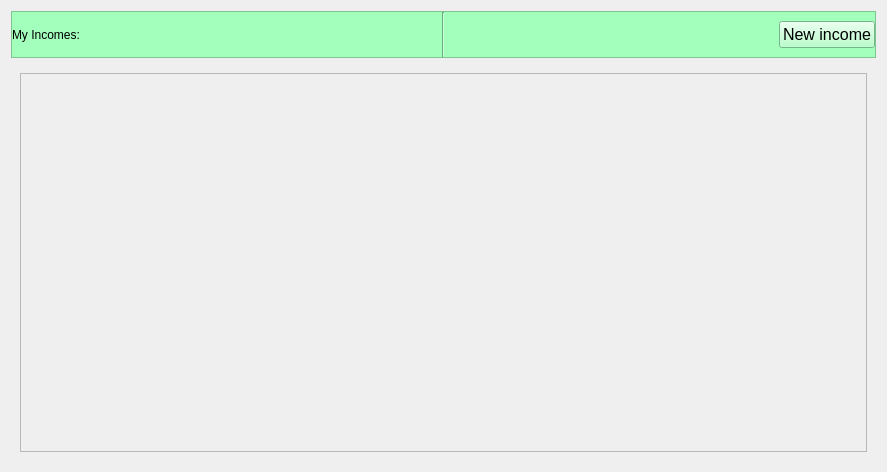
<?xml version="1.0" encoding="UTF-8"?>
<ui version="4.0">
 <class>IncomeListSubPage</class>
 <widget class="QWidget" name="IncomeListSubPage">
  <property name="geometry">
   <rect>
    <x>0</x>
    <y>0</y>
    <width>887</width>
    <height>472</height>
   </rect>
  </property>
  <property name="windowTitle">
   <string>Form</string>
  </property>
  <layout class="QGridLayout" name="gridLayout">
   <item row="1" column="0">
    <widget class="QFrame" name="frame">
     <property name="sizePolicy">
      <sizepolicy hsizetype="Preferred" vsizetype="Fixed">
       <horstretch>0</horstretch>
       <verstretch>0</verstretch>
      </sizepolicy>
     </property>
     <property name="styleSheet">
      <string notr="true">background-color: #a3ffbc;</string>
     </property>
     <property name="frameShape">
      <enum>QFrame::StyledPanel</enum>
     </property>
     <property name="frameShadow">
      <enum>QFrame::Raised</enum>
     </property>
     <layout class="QHBoxLayout" name="horizontalLayout" stretch="1,1,0,2">
      <property name="spacing">
       <number>0</number>
      </property>
      <property name="leftMargin">
       <number>0</number>
      </property>
      <property name="topMargin">
       <number>0</number>
      </property>
      <property name="rightMargin">
       <number>0</number>
      </property>
      <property name="bottomMargin">
       <number>0</number>
      </property>
      <item>
       <widget class="QLabel" name="yourIncomesLabel">
        <property name="text">
         <string>My Incomes:</string>
        </property>
       </widget>
      </item>
      <item>
       <spacer name="horizontalSpacer">
        <property name="orientation">
         <enum>Qt::Horizontal</enum>
        </property>
        <property name="sizeType">
         <enum>QSizePolicy::Expanding</enum>
        </property>
        <property name="sizeHint" stdset="0">
         <size>
          <width>40</width>
          <height>20</height>
         </size>
        </property>
       </spacer>
      </item>
      <item>
       <widget class="Line" name="line">
        <property name="orientation">
         <enum>Qt::Vertical</enum>
        </property>
       </widget>
      </item>
      <item>
       <widget class="QWidget" name="widget" native="true">
        <property name="minimumSize">
         <size>
          <width>200</width>
          <height>0</height>
         </size>
        </property>
        <layout class="QHBoxLayout" name="horizontalLayout_3">
         <property name="spacing">
          <number>0</number>
         </property>
         <property name="leftMargin">
          <number>0</number>
         </property>
         <property name="rightMargin">
          <number>0</number>
         </property>
         <item>
          <spacer name="horizontalSpacer_2">
           <property name="orientation">
            <enum>Qt::Horizontal</enum>
           </property>
           <property name="sizeHint" stdset="0">
            <size>
             <width>40</width>
             <height>20</height>
            </size>
           </property>
          </spacer>
         </item>
         <item>
          <widget class="QPushButton" name="AddIncomeButton">
           <property name="minimumSize">
            <size>
             <width>0</width>
             <height>0</height>
            </size>
           </property>
           <property name="maximumSize">
            <size>
             <width>120</width>
             <height>16777215</height>
            </size>
           </property>
           <property name="font">
            <font>
             <pointsize>12</pointsize>
            </font>
           </property>
           <property name="styleSheet">
            <string notr="true"/>
           </property>
           <property name="text">
            <string>New income</string>
           </property>
           <property name="icon">
            <iconset resource="../../../../resources.qrc">
             <normaloff>:/Icons/Icons/baseline_add_black_24dp.png</normaloff>:/Icons/Icons/baseline_add_black_24dp.png</iconset>
           </property>
          </widget>
         </item>
        </layout>
       </widget>
      </item>
     </layout>
    </widget>
   </item>
   <item row="2" column="0">
    <widget class="QStackedWidget" name="stackedWidget">
     <property name="currentIndex">
      <number>0</number>
     </property>
     <widget class="QWidget" name="page">
      <layout class="QVBoxLayout" name="verticalLayout">
       <item>
        <widget class="QScrollArea" name="scrollArea">
         <property name="widgetResizable">
          <bool>true</bool>
         </property>
         <widget class="QWidget" name="Incomes">
          <property name="geometry">
           <rect>
            <x>0</x>
            <y>0</y>
            <width>849</width>
            <height>378</height>
           </rect>
          </property>
          <layout class="QVBoxLayout" name="ItemsLayout">
           <item>
            <spacer name="verticalSpacer">
             <property name="orientation">
              <enum>Qt::Vertical</enum>
             </property>
             <property name="sizeHint" stdset="0">
              <size>
               <width>20</width>
               <height>40</height>
              </size>
             </property>
            </spacer>
           </item>
          </layout>
         </widget>
        </widget>
       </item>
      </layout>
     </widget>
    </widget>
   </item>
  </layout>
 </widget>
 <resources>
  <include location="../../../../resources.qrc"/>
 </resources>
 <connections/>
</ui>
